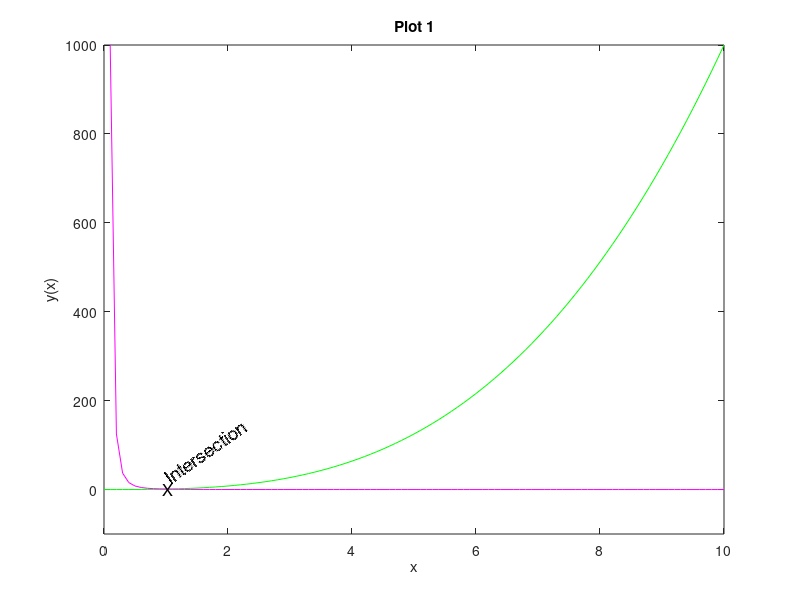
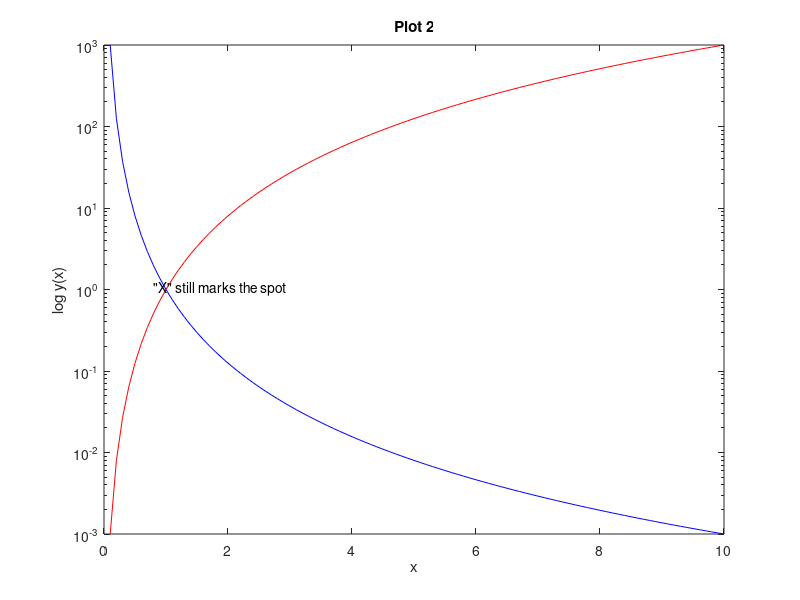
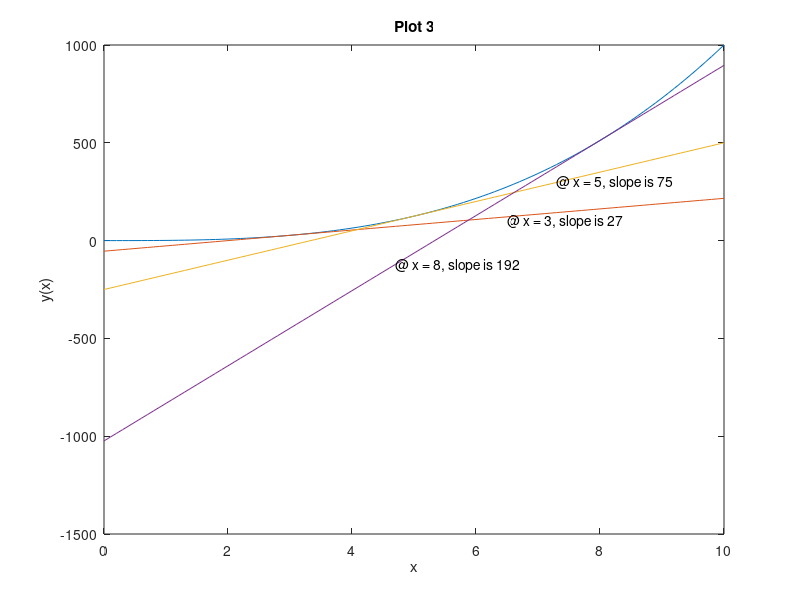

These charts were generated, in order, by the following MATLAB code:
% Given: 
x = [0:0.1:10];
yp = x.^3;
ym = x.^(-3);

% Part 1: 
figure(1); 
% subplot(1,3,1) % Is there a way to control the size of the plot window
% that appears? --No. Furthermore, is there a way to control where the figures
% appear, i.e. not on top of each other? -- apparently *set* does a lot of
% this, to be covered at a later date
plot(x,yp,'g',x,ym,'m');
ylim([-100 1000]);
title('Plot 1');
xlabel('x');
ylabel('y(x)');
% The grid for the text command does not seem to match that of the plot -
% hence having to offset it. Is this true, and why? -- *fontsize* can
% change text sixe, but then offsets need ot be altered as well.
text(0.95,1,'X','fontsize', 12);
% Can this text be placed at an angle? -- Yes, need to look up the command
text(1,25,'Intersection', 'rotation', 35, 'fontsize', 14); 

% Part 2:
figure(2); 
%subplot(1,3,2)
semilogy(x,yp,'r',x,ym,'b');
title('Plot 2');
xlabel('x');
ylabel('log y(x)');
text(0.8,1.05,'"X" still marks the spot'); 

% Part 3:
figure(3); 
%subplot(1,3,3)
plot(x,yp)
title('Plot 3');
xlabel('x');
ylabel('y(x)');
% ylim([-500 1000]) % with the more flexible loop, don't want to set axis
% limits or colors for scalability
hold on 
% ways to do this... the below requires knowing the position of the desired
% x-value within each variable. What I'd like to do is a loop that would
% loop through and calculate the line for x = 3, x = 5, & x = 8 using m =
% 3*x(or t).^2  instead of 'gradient' Need a new variable? => t = 3, 5, 8
% then yd3 = (x-t(1))*m(t) + yp(t)??
t = [3 5 8];
% Using grasdient, rather than just the symbolic derivative (3x^2) the
% function is flexible and will still work when yp is changed
m = gradient(yp,x);

hold on 
% More of a fundamental question about loops - Why are the dummy variables
% needed? Why does it not work to say "for each value of t, do this...
for r = 1:length(t); % Serves as a counter i.e how many times to run the loop
    ix = find(x==t(r),1); % finds the indices of the specified entries, 
    % i.e. x(31), and tells it the max values to return, i.e. 1.
    yd = (x-x(ix))*m(ix)+yp(ix);
    plot(x,yd); 
end
hold off
% yd3 = (x-x(31))*yd(31)+yp(31);
% yd5 = (x-x(51))*yd(51)+yp(51);
% yd8 = (x-x(81))*yd(81)+yp(81);
% plot(x,yd3,'m',x,yd5,'g',x,yd8,'c')
text(4.7,-125,'@ x = 8, slope is 192') 
% Note: gtext brings up crosshairs and allows you to click wherever you
% want the text to appear on the plot
text(6.5,100,'@ x = 3, slope is 27')
text(7.3,300,'@ x = 5, slope is 75')
hold off


